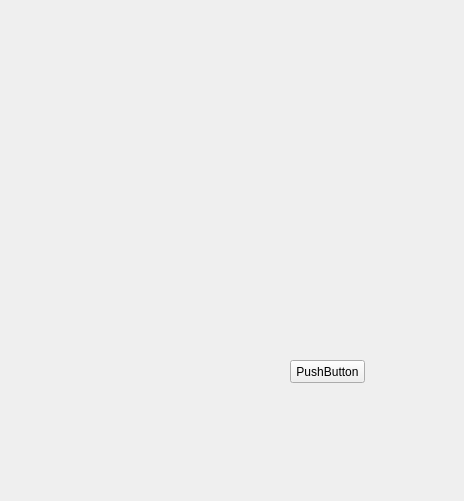
<?xml version="1.0" encoding="UTF-8"?>
<ui version="4.0">
 <class>Manager</class>
 <widget class="QWidget" name="Manager">
  <property name="geometry">
   <rect>
    <x>0</x>
    <y>0</y>
    <width>464</width>
    <height>501</height>
   </rect>
  </property>
  <property name="windowTitle">
   <string>Form</string>
  </property>
  <widget class="QPushButton" name="pushButton">
   <property name="geometry">
    <rect>
     <x>290</x>
     <y>360</y>
     <width>75</width>
     <height>23</height>
    </rect>
   </property>
   <property name="text">
    <string>PushButton</string>
   </property>
  </widget>
 </widget>
 <resources/>
 <connections/>
</ui>
